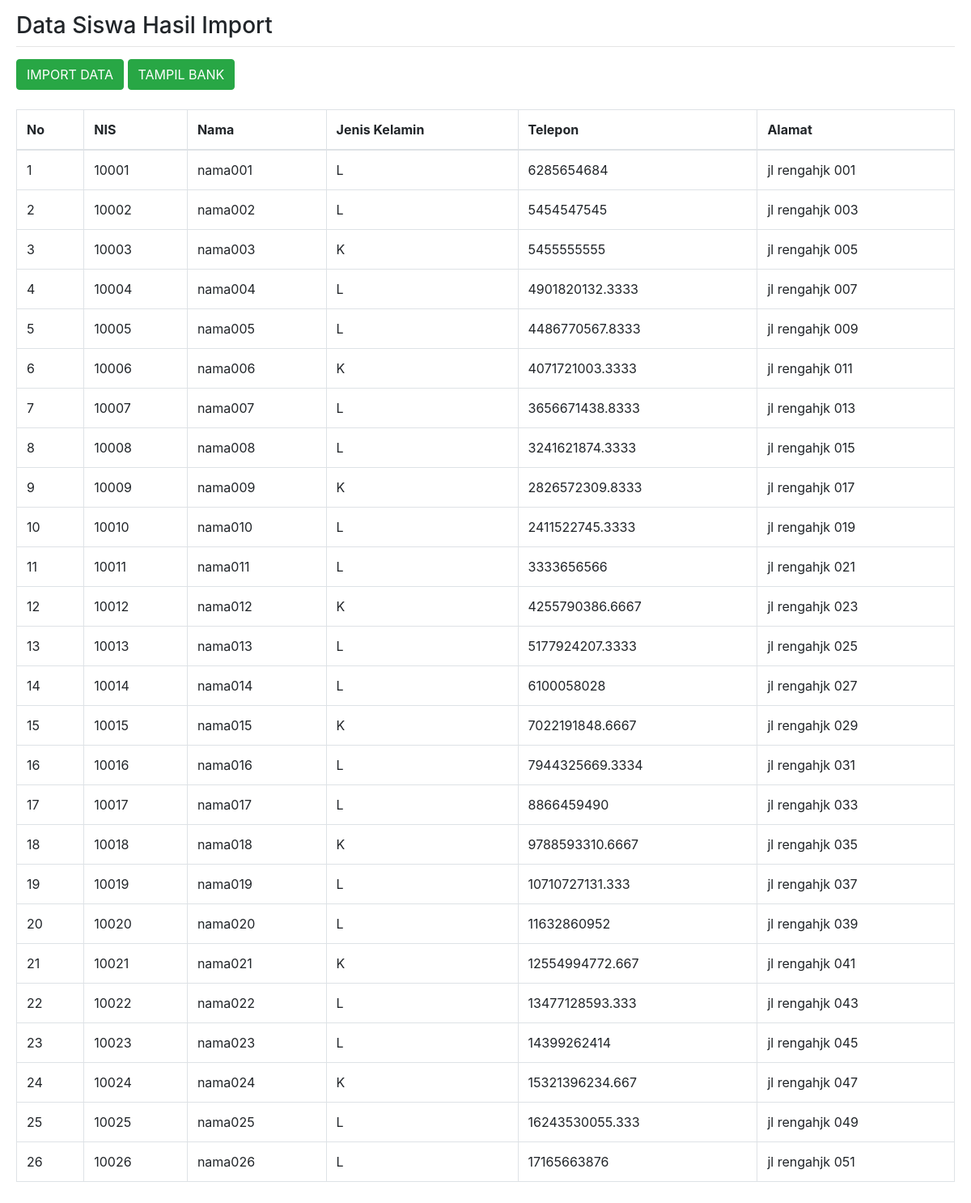
The page / on the database its author committed.
### tables this page shows
CREATE TABLE `siswa` (
  `nis` varchar(11) NOT NULL,
  `nama` varchar(50) NOT NULL,
  `jenis_kelamin` varchar(10) NOT NULL,
  `telp` varchar(15) NOT NULL,
  `alamat` text NOT NULL,
  PRIMARY KEY (`nis`)
);

### index.php (the view, shortened to what this page needs)
<!DOCTYPE html>
<html lang="en">
<head>
    <link href="css/bootstrap.min.css" rel="stylesheet">
</head>
<body>
    <div style="padding: 10px 20px;">
        <h3 style="margin-top: 5px;">Data Siswa Hasil Import</h3>
        <hr style="margin-top: 5px;margin-bottom: 15px;">
        <a href="form.php" class="btn btn-success">IMPORT DATA</a> <a href="tampilbank.php" class="btn btn-success">TAMPIL BANK</a>
        <br><br>
        <div class="table-responsive">
            <table class="table table-bordered table-hover">
                <thead>
                    <tr>
                        <th>No</th>
                        <th>NIS</th>
                        <th>Nama</th>
                        <th>Jenis Kelamin</th>
                        <th>Telepon</th>
                        <th>Alamat</th>
                    </tr>
                </thead>
                <tbody>
                    <?php
                    include "koneksi.php";
                    $sql = mysqli_query($connect, "SELECT * FROM siswa");
                    $no = 1;
                    while ($data = mysqli_fetch_array($sql)) {
                        echo "<tr>";
                        echo "<td>" . $no . "</td>";
                        echo "<td>" . $data['nis'] . "</td>";
                        echo "<td>" . $data['nama'] . "</td>";
                        echo "<td>" . $data['jenis_kelamin'] . "</td>";
                        echo "<td>" . $data['telp'] . "</td>";
                        echo "<td>" . $data['alamat'] . "</td>";
                        echo "</tr>";
                        $no++;
                    }
                    ?>
                </tbody>
            </table>
        </div>
    </div>
</body>
</html>

### rows shown on the page
siswa: nis "10001", nama "nama001", jenis_kelamin "L", telp "6285654684", alamat "jl rengahjk 001"
siswa: nis "10002", nama "nama002", jenis_kelamin "L", telp "5454547545", alamat "jl rengahjk 003"
siswa: nis "10003", nama "nama003", jenis_kelamin "K", telp "5455555555", alamat "jl rengahjk 005"
siswa: nis "10004", nama "nama004", jenis_kelamin "L", telp "4901820132.3333", alamat "jl rengahjk 007"
siswa: nis "10005", nama "nama005", jenis_kelamin "L", telp "4486770567.8333", alamat "jl rengahjk 009"
siswa: nis "10006", nama "nama006", jenis_kelamin "K", telp "4071721003.3333", alamat "jl rengahjk 011"
siswa: nis "10007", nama "nama007", jenis_kelamin "L", telp "3656671438.8333", alamat "jl rengahjk 013"
siswa: nis "10008", nama "nama008", jenis_kelamin "L", telp "3241621874.3333", alamat "jl rengahjk 015"
siswa: nis "10009", nama "nama009", jenis_kelamin "K", telp "2826572309.8333", alamat "jl rengahjk 017"
siswa: nis "10010", nama "nama010", jenis_kelamin "L", telp "2411522745.3333", alamat "jl rengahjk 019"
siswa: nis "10011", nama "nama011", jenis_kelamin "L", telp "3333656566", alamat "jl rengahjk 021"
siswa: nis "10012", nama "nama012", jenis_kelamin "K", telp "4255790386.6667", alamat "jl rengahjk 023"
siswa: nis "10013", nama "nama013", jenis_kelamin "L", telp "5177924207.3333", alamat "jl rengahjk 025"
siswa: nis "10014", nama "nama014", jenis_kelamin "L", telp "6100058028", alamat "jl rengahjk 027"
siswa: nis "10015", nama "nama015", jenis_kelamin "K", telp "7022191848.6667", alamat "jl rengahjk 029"
siswa: nis "10016", nama "nama016", jenis_kelamin "L", telp "7944325669.3334", alamat "jl rengahjk 031"
siswa: nis "10017", nama "nama017", jenis_kelamin "L", telp "8866459490", alamat "jl rengahjk 033"
siswa: nis "10018", nama "nama018", jenis_kelamin "K", telp "9788593310.6667", alamat "jl rengahjk 035"
siswa: nis "10019", nama "nama019", jenis_kelamin "L", telp "10710727131.333", alamat "jl rengahjk 037"
siswa: nis "10020", nama "nama020", jenis_kelamin "L", telp "11632860952", alamat "jl rengahjk 039"
siswa: nis "10021", nama "nama021", jenis_kelamin "K", telp "12554994772.667", alamat "jl rengahjk 041"
siswa: nis "10022", nama "nama022", jenis_kelamin "L", telp "13477128593.333", alamat "jl rengahjk 043"
siswa: nis "10023", nama "nama023", jenis_kelamin "L", telp "14399262414", alamat "jl rengahjk 045"
siswa: nis "10024", nama "nama024", jenis_kelamin "K", telp "15321396234.667", alamat "jl rengahjk 047"
siswa: nis "10025", nama "nama025", jenis_kelamin "L", telp "16243530055.333", alamat "jl rengahjk 049"
siswa: nis "10026", nama "nama026", jenis_kelamin "L", telp "17165663876", alamat "jl rengahjk 051"
